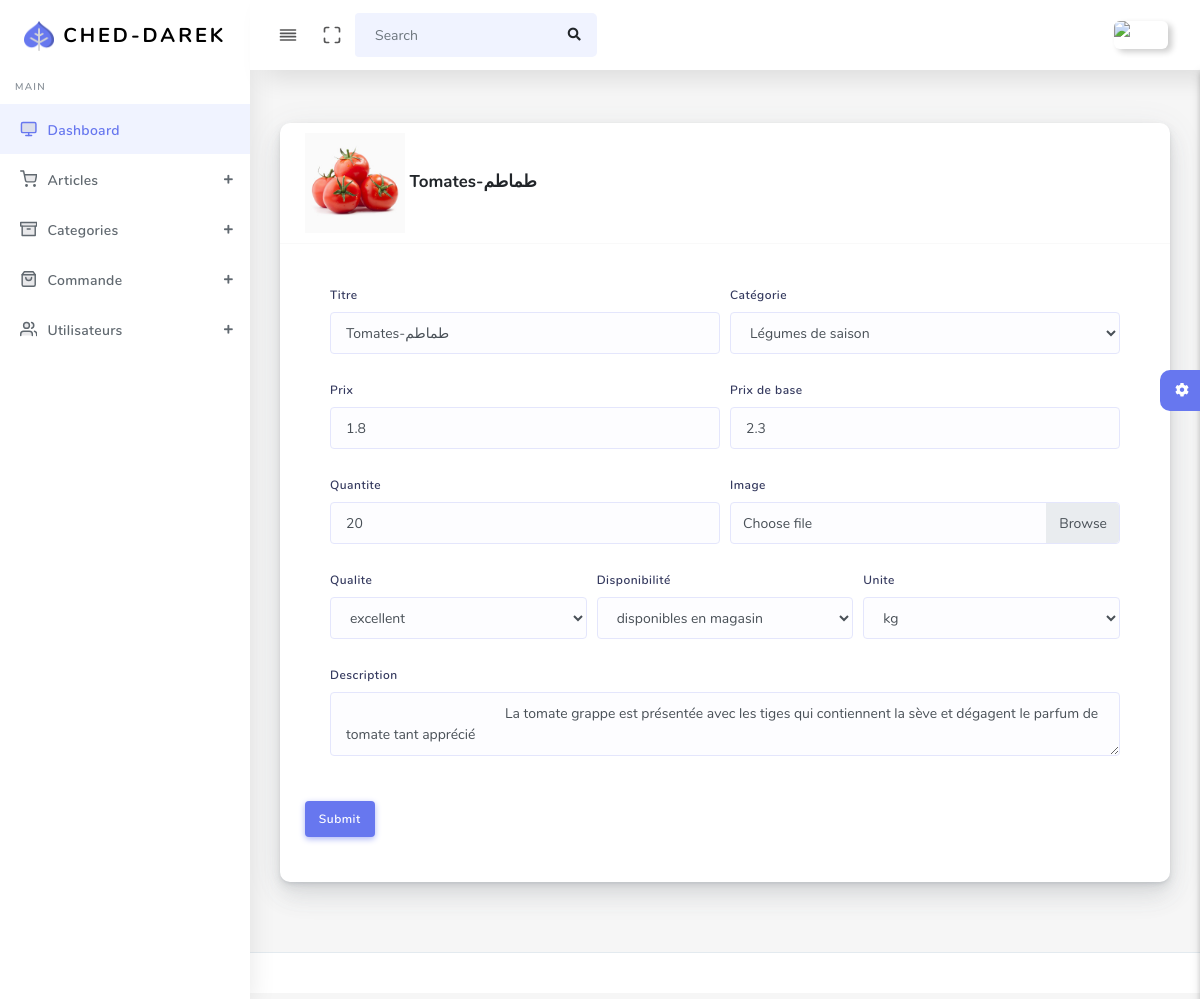
Screenshot of /habatAdm1n/edit-product.php?id=1 with the database file from the repository.
### tables this page shows
CREATE TABLE `products` (
  `product_id` int(11) NOT NULL,
  `product_name` varchar(255) NOT NULL,
  `product_category_id` int(11) NOT NULL,
  `product_price` float NOT NULL,
  `base_price` float NOT NULL,
  `product_quantity` int(11) NOT NULL,
  `product_image` varchar(255) NOT NULL,
  `product_description` varchar(255) NOT NULL,
  `product_quality` varchar(50) NOT NULL,
  `product_availability` varchar(50) NOT NULL,
  `product_unit` varchar(50) NOT NULL
);

CREATE TABLE `categories` (
  `categories_id` int(11) NOT NULL,
  `categories_name` varchar(255) NOT NULL,
  `categories_tag` varchar(255) NOT NULL
);

### config/function.php (called while the page is built, shortened)
<?php
function query($sql){
    global $connection;
    return mysqli_query($connection,$sql);
}
 function escape_string($string){
        global $connection;
        return mysqli_real_escape_string($connection,$string);
    }
function fetch_array($result){
return mysqli_fetch_array($result);
}
function show_product_category_title($product_category_id){
    $category_query = query("SELECT * FROM categories WHERE categories_id ='{$product_category_id}'");
    while ($category_row = fetch_array($category_query)) {
    return $category_row['categories_name'];
    }
    }
?>

### habatAdm1n/edit-product.php (the view, shortened to what this page needs)
<?php require_once("../config/config.php"); ?>
<?php require_once("../templates/back/admin_nav.php"); ?>
<?php require_once("../templates/back/admin_sidebar.php"); ?>
    <div class="main-content">
        <section class="section">
          <div class="section-body">
            <div class="row">
            <div class="col-12 col-md-12 col-lg-12">
<?php
if(isset($_GET['id'])) {
$query = query("SELECT * FROM products WHERE product_id = " . escape_string($_GET['id']) . " ");
while($row = fetch_array($query)) {
    $product_name         = escape_string($row['product_name']);
    $product_category_id  = escape_string($row['product_category_id']);
    $product_price        = escape_string($row['product_price']);
    $base_price           = escape_string($row['base_price']);
    $product_quantity     = escape_string($row['product_quantity']);
    $product_description  = escape_string($row['product_description']);
    $product_quality      = escape_string($row['product_quality']);
    $product_availability = escape_string($row['product_availability']);
    $product_unit         = escape_string($row['product_unit']);
    $product_image        = escape_string($row['product_image']);
    }
}
 ?>
                <div class="card">
                  <div class="card-header">
                    <h4><img width='100' src="../uploads/<?php echo $product_image; ?>" alt=""> <?php echo $product_name;?> </h4>
                  </div>
                  <div class="card-body">
                  <form action="" method=post enctype="multipart/form-data">
                  <div class="card-body">
                    <div class="form-row">
                      <div class="form-group col-md-6">
                        <label for="inputEmail4">Titre</label>
                        <input type="text" name="product_name" value="<?php echo $product_name;?>" class="form-control" id="inputEmail4" placeholder="Titre">
                      </div>
                      <div class="form-group col-md-6">
                        <label for="inputState">Catégorie</label>
                        <select id="inputState" class="form-control" name="product_category_id" >
                        <option value="<?php echo $product_category_id; ?>"><?php echo show_product_category_title($product_category_id); ?></option>
                        </select>
                      </div>
                    </div>
                     <div class="form-row">
                      <div class="form-group col-md-6">
                        <label for="inputEmail4">Prix</label>
                        <input type="text" class="form-control" id="inputEmail4" placeholder="Prix" name="product_price" value="<?php echo $product_price; ?>" >
                      </div>
                      <div class="form-group col-md-6">
                        <label for="inputEmail4">Prix de base</label>
                        <input type="text" class="form-control" id="inputEmail4" placeholder="Prix de base" name="base_price" value="<?php echo $base_price; ?>" >
                      </div>
                    </div>
                    <div class="form-row">
                       <div class="form-group col-md-6">
                        <label for="inputEmail4">Quantite</label>
                        <input type="number" class="form-control" id="inputEmail4" placeholder="Quantite" name="product_quantity" value ="<?php echo $product_quantity; ?>">
                      </div>
                      <div class="form-group col-md-6">
                      <label for="inputEmail4">Image</label>
                      <div class="custom-file">
                      <label class="custom-file-label" for="customFile">Choose file</label>
                    </div>
                    </div>
                    </div>
                    <div class="form-row">
                      <div class="form-group col-md-4">
                      <label for="inputState">Qualite</label>
                        <select id="inputState" class="form-control" name="product_quality">
                         <option value ="<?php echo $product_quality; ?>"><?php echo $product_quality; ?></option>
                        </select>
                      </div>
                      <div class="form-group col-md-4">
                        <label for="inputEmail4">Disponibilité</label>
                        <select id="inputState" class="form-control" name="product_availability">
                        <option value ="<?php echo $product_availability; ?>"><?php echo $product_availability;?></option>
                        </select>
                      </div>
                      <div class="form-group col-md-4">
                        <label for="inputEmail4">Unite</label>
                        <select id="inputState" class="form-control" name="product_unit">
                        <option value ="<?php echo $product_unit; ?>"><?php echo $product_unit;?></option>
                        </select>
                      </div>
                    </div>
                      <div class="form-group">
                      <label>Description</label>
                      <textarea class="form-control" name="product_description">
                      <?php echo $product_description;?>
                      </textarea>
                    </div>
                    </div>
                  <div class="form-group">
                    <button class="btn btn-primary" name="update" >Submit</button>
                  </div>
                </div>
              </div>
            </div>
          </div>
        </section>
      <?php require_once("../templates/back/footer.php"); ?>

### rows the page displays
products: product_image (picture), product_name "Tomates-طماطم", product_category_id "Légumes de saison", product_price "1.8", base_price "2.3", product_quantity "20", product_quality "excellent", product_availability "disponibles en magasin", product_unit "kg", product_description "La tomate grappe est présentée avec les tiges qui contiennent la sève et dégagent le parfum de tomate tant apprécié"
